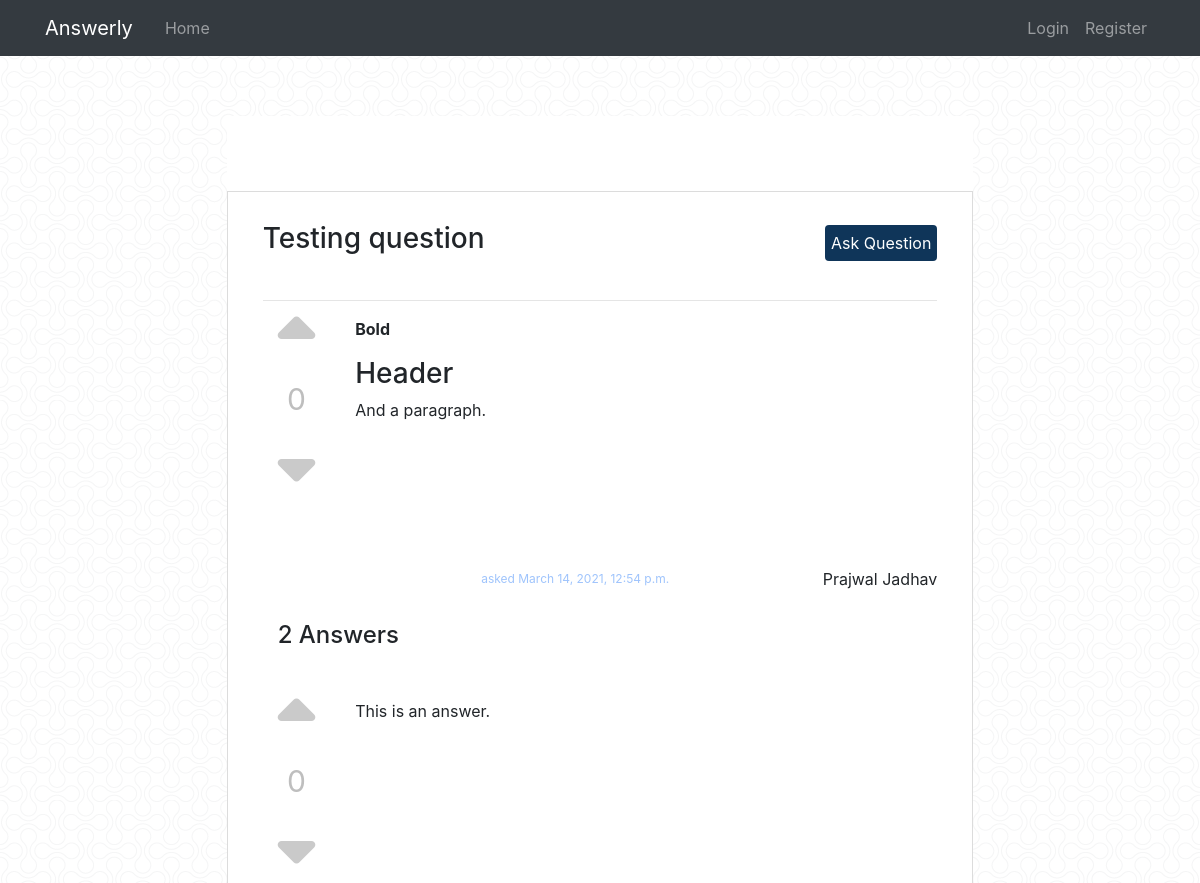
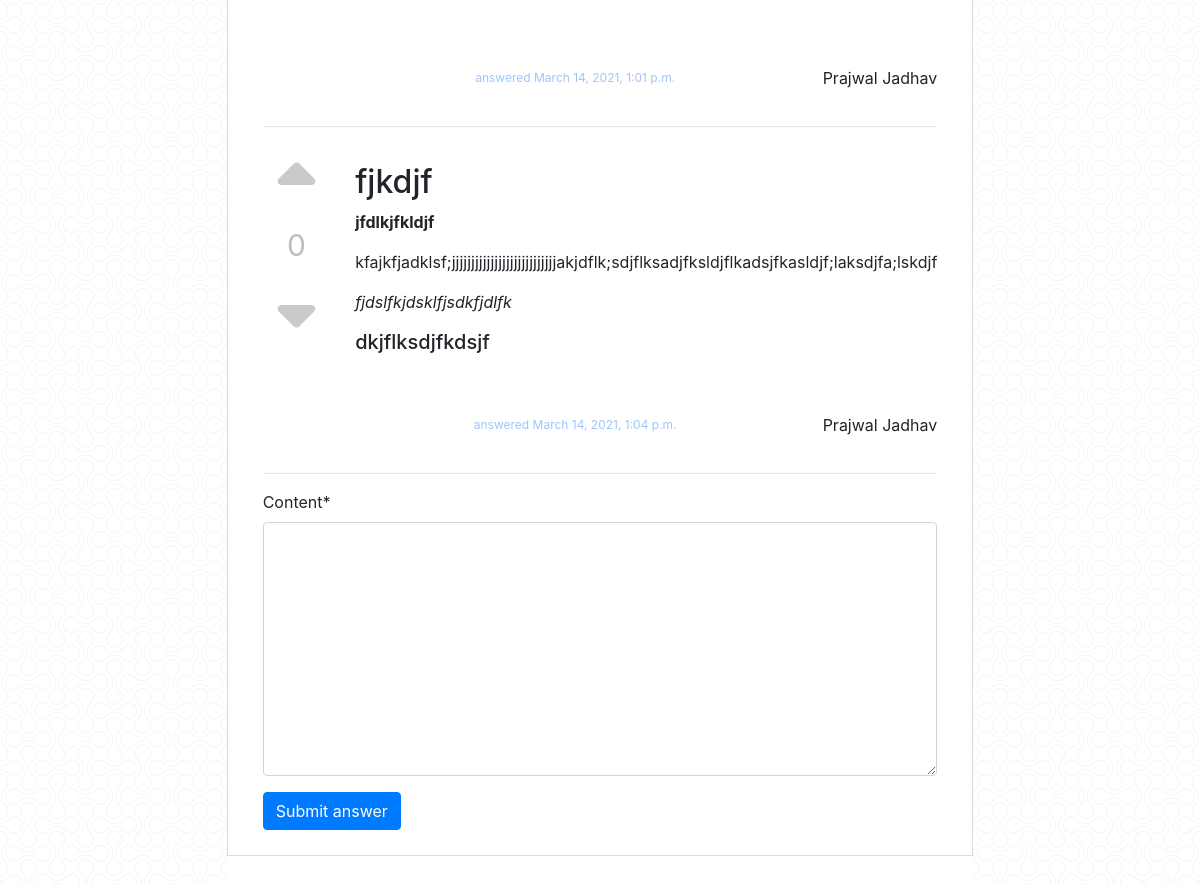
The page /questions/28/ on the database its author committed (2 pictures, top to bottom).
### main/models.py (models this page shows, shortened)
class Question(models.Model):
    title = models.CharField('title for question', max_length=150, blank=False)
    content = models.TextField(
        'more information about question', blank=True, default='')
    content_markdown = models.TextField(null=True, default='')
    asked_by = models.ForeignKey(to=get_user_model(), on_delete=models.CASCADE)
    created_at = models.DateTimeField(default=timezone.now, blank=True)
    votes = models.IntegerField('number of votes cast', default=0)

class QuestionVote(models.Model):
    question = models.OneToOneField(Question, on_delete=models.CASCADE)
    users_downvoted = models.ManyToManyField(
        to=get_user_model(), related_name='downvotes', blank=True)
    users_upvoted = models.ManyToManyField(
        to=get_user_model(), related_name='upvotes', blank=True)
    votes = models.IntegerField(default=0)

class Answer(models.Model):
    content = models.TextField(blank=False)
    content_markdown = models.TextField(null=True, default='')
    question = models.ForeignKey(to=Question, on_delete=models.CASCADE)
    answered_by = models.ForeignKey(
        to=get_user_model(), on_delete=models.CASCADE)
    created_at = models.DateTimeField(default=timezone.now, blank=True)
    votes = models.IntegerField(default=0)

class AnswerVote(models.Model):
    answer = models.OneToOneField(Answer, on_delete=models.CASCADE)
    users_downvoted = models.ManyToManyField(
        to=get_user_model(), related_name='answer_downvotes', blank=True)
    users_upvoted = models.ManyToManyField(
        to=get_user_model(), related_name='answer_upvotes', blank=True)
    votes = models.IntegerField(default=0)

### users/models.py (models this page shows, shortened)
class User(AbstractUser):
    username = None
    email = models.EmailField('email address', unique=True)
    first_name = models.CharField(max_length=50, blank=False)
    last_name = models.CharField(max_length=50, blank=False)
    PRN = models.CharField('Permanent Registration Number',
                           max_length=10, unique=True, blank=False)
    year = models.IntegerField('year studying ex: 1 - first year',
                               choices=[(1, 1), (2, 2), (3, 3), (4, 4)], blank=False, default=1)
    branch = models.CharField("branch currently studying", max_length=50, blank=False, choices=[
                              ("COMP", "COMP"), ("E&TC", "E&TC"), ("MECH", "MECH")], default="COMP")
    division = models.CharField("division currently studying", max_length=50, blank=False, choices=[
                                ("A", "A"), ("B", "B"), ("SS", "SS")])
    date_joined = models.DateTimeField(
        "date user created account", default=timezone.now)
    USERNAME_FIELD = 'email'
    REQUIRED_FIELDS = ['first_name', 'last_name',
                       'PRN', 'year', 'branch', 'division']
    objects = CustomUserManager()

### main/views.py (the view)
def question_details(request, question_id):
    question = get_object_or_404(Question, pk=question_id)
    answers = question.answer_set.all()
    form = AnswerCreationForm()
    return render(request, 'main/question_details.html', {'question': question, 'answers': answers, 'form': form})

### main/forms.py
class AnswerCreationForm(ModelForm):
    class Meta:
        model = Answer
        exclude = ('question', 'answered_by', 'created_at',
                   'votes', 'content_markdown')

### main/templates/main/question_details.html (shortened to what this page needs)
{% extends 'main/base.html' %}
{% load crispy_forms_tags %}
{% load static %}
{% block stylesheets %}
  <link rel="stylesheet" href="{% static 'main/css/question_details.css' %}">
{% endblock stylesheets%}
{% block content %}
<div class="question_details_container">
  <div class="question">
    <div class="question_header">
      <h3 class="question_title">{{ question.title }}</h3>
      <a class="question_header__button" href="{% url 'main:create_question' %}">Ask Question</a>
    </div>
    <hr />
    <div class="question_info">
      <div class="question_votes">
        {% if request.user in question.questionvote.users_upvoted.all %}
          <div onclick="handleQuestionVote(this, '{{ question.id }}')" data-action="delete" class="vote_button user_voted">
            <i class="fas fa-caret-up"></i>
          </div>
        {% else %}
          <div onclick="handleQuestionVote(this, '{{ question.id }}')" data-action="up" class="vote_button">
            <i class="fas fa-caret-up"></i>
          </div>
        {% endif %}
        <div class="question_votes__count">
          {{question.questionvote.votes}}
        </div>
        {% if request.user in question.questionvote.users_downvoted.all %}
          <div onclick="handleQuestionVote(this, '{{ question.id }}')" data-action="delete" class="vote_button user_voted">
            <i class="fas fa-caret-down" ></i>
          </div>
        {% else %}
          <div onclick="handleQuestionVote(this, '{{ question.id }}')" data-action="down" class="vote_button">
            <i class="fas fa-caret-down"></i>
          </div>
        {% endif %}
      </div>
      <div class="question_content">
        {{ question.content | safe }}
      </div>
    </div>
    <div class="question_extra_info">
      <div class="question_timestamp">asked {{ question.created_at }}</div>
      <div class="question_author">{{ question.asked_by.get_full_name }}</div>
    </div>
  </div>
  <h4 class="answer_count_header">{{ answers.all.count }} Answers</h4>
  <div class="answers_container">
    {% if not answers %}
      <p>There are no answers to this question yet. </p>
    {% else %}
      {% for answer in answers %}
        <div class="answer">
          <div class="answer_info">
            <div class="answer_votes">
              {% if request.user in answer.answervote.users_upvoted.all %}
                <div onclick="handleAnswerVote(this, '{{ answer.id }}')" data-action="delete" class="vote_button user_voted">
                  <i class="fas fa-caret-up"></i>
                </div>
              {% else %}
                <div onclick="handleAnswerVote(this, '{{ answer.id }}')" data-action="up" class="vote_button">
                  <i class="fas fa-caret-up"></i>
                </div>
              {% endif %}
              <div class="answer_votes__count">
                {{answer.answervote.votes}}
              </div>
              {% if request.user in answer.answervote.users_downvoted.all %}
                <div onclick="handleAnswerVote(this, '{{ answer.id }}')" data-action="delete" class="vote_button user_voted">
                  <i class="fas fa-caret-down" ></i>
                </div>
              {% else %}
                <div onclick="handleAnswerVote(this, '{{ answer.id }}')" data-action="down" class="vote_button">
                  <i class="fas fa-caret-down"></i>
                </div>
              {% endif %}
            </div>
            <div class="answer_content">
              {{ answer.content | safe }}
            </div>
          </div>
          <div class="answer_extra_info">
            <div class="answer_timestamp">answered {{answer.created_at }} </div>
            <div class="answer_author">{{ answer.answered_by.get_full_name }}</div>
          </div>
        </div>
        <hr />
      {% endfor %}
    {% endif%}
  </div>
  <form action="{% url 'main:create_answer' question.id %}" method="POST">
    {{ form | crispy }}
    <button class="btn btn-primary" type="submit">Submit answer</button>
  </form>
</div>
{% endblock content %}
{% block javascript %}
  <link rel="stylesheet" href="https://cdn.jsdelivr.net/simplemde/latest/simplemde.min.css">
{% endblock javascript %}

### main/static/main/css/base.css (style rules this page uses)
body { background: linear-gradient(rgba(255,255,255,.5), rgba(255,255,255,.5)), url("../images/double-bubble-outline.png") repeat; }

### main/static/main/css/question_details.css (style rules this page uses)
.question_details_container { max-width: 1000px; margin: 75px auto; border: 1.5px solid gainsboro; padding: 30px 35px 25px 35px; }
.question_header { width: 100%; display: flex; justify-content: space-between; padding-bottom: 20px; }
.question_header__button { align-self: center; display: inline-block; padding: 6px; border-radius: 4px; background-color: #0f3559; color: white; text-decoration: none; }
.question_info { display: flex; }
.question_votes, .answer_votes { padding: 0px 40px 20px 15px; margin-top: -30px; }
.question_votes__count, .answer_votes__count { color: rgb(190, 190, 190); font-size: 30px; display: flex; align-content: center; justify-content: center; }
.question_extra_info, .answer_extra_info { margin-left: 65px; margin-top: 35px; display: flex; justify-content: space-between; }
.question_timestamp, .answer_timestamp { font-size: 12px; color: rgb(159, 196, 252); align-self: center; }
.vote_button { color: rgb(202, 202, 202); font-size: 60px; }
.answer_count_header { padding-left: 15px; margin: 30px 0px; }
.answer { padding: 20px 0px; }
.answer_info { display: flex; }

### rows shown on the page
Question: title "Testing question", questionvote.votes "0", content "Bold Header And a paragraph.", created_at "March 14, 2021, 12:54 p.m.", asked_by.get_full_name "Prajwal Jadhav", all.count "2"
Answer: answervote.votes "0", content "This is an answer.", created_at "March 14, 2021, 1:01 p.m.", answered_by.get_full_name "Prajwal Jadhav"
Answer: answervote.votes "0", content "fjkdjf jfdlkjfkldjf kfajkfjadklsf;jjjjjjjjjjjjjjjjjjjjjjjjjjjakjdflk;sdjflksadjfksldjflkadsjfkasldjf;laksdjfa;lskdjf fjdslfkjdsklfjsdkfjdlfk dkjflksdjfkdsjf", created_at "March 14, 2021, 1:04 p.m.", answered_by.get_full_name "Prajwal Jadhav"
